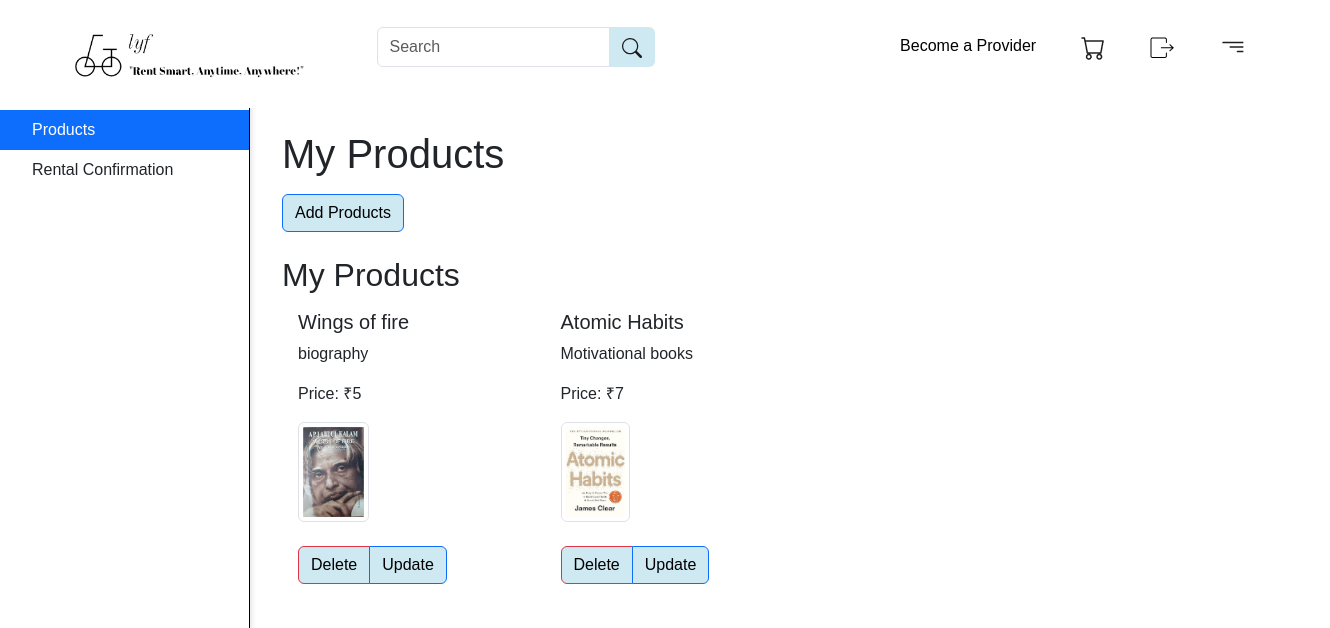
The page /providerPanel/ (signed in) on the database as committed earlier.
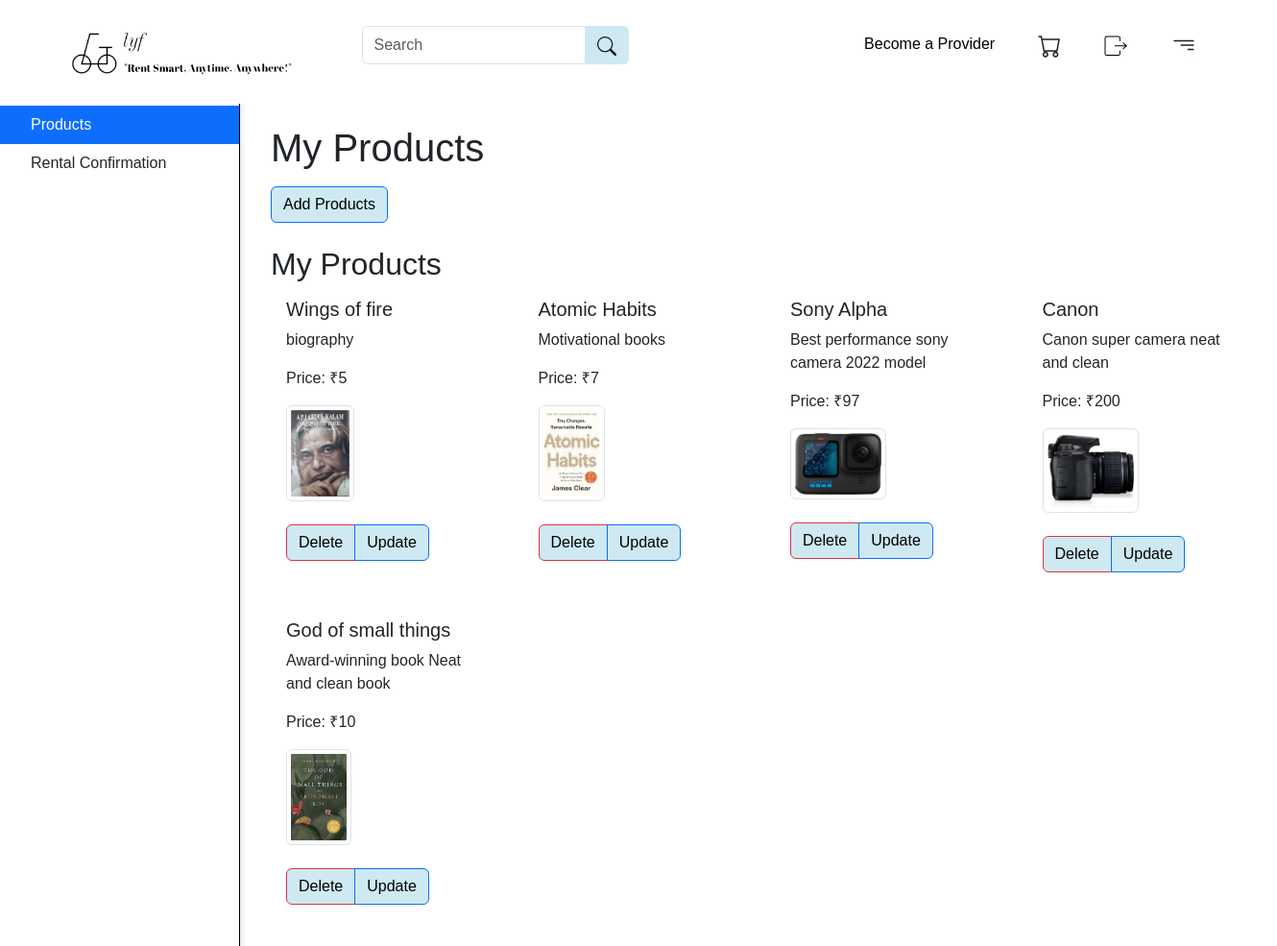
The same page on the database as committed later.
### adminPanel/models.py (models this page shows, shortened)
class Product(models.Model):
    user = models.ForeignKey(CustomUser, related_name='products', on_delete=models.CASCADE)
    category=models.ForeignKey(Categories, related_name='products',on_delete=models.CASCADE)
    title  = models.CharField(max_length=50)
    description = models.TextField(blank=True)
    price=models.IntegerField()
    quantity=models.PositiveIntegerField()
    image=models.ImageField(upload_to='uploads/product_images/',blank=True,null=True)
    pincodePro=models.CharField(max_length=20)
    created_at=models.DateTimeField(auto_now_add=True)
    updated_at=models.DateTimeField(auto_now=True)
    is_active = models.BooleanField(default=False)

### provider/views.py (the view)
# urls.py: path('providerPanel/', views.providerPanel,name='providerPanel'),
@login_required(login_url='user:performlogin')
def providerPanel(request):
    product=Product.objects.all()
    return render(request,'provider/providerPanel.html',{'product':product})

### templates/provider/providerPanel.html (shortened to what this page needs)
{% extends "homePage.html" %}
{% block content %}
<div id="sidebarMenu" class="sidebar bg-white">
    <div class="position-sticky">
        <div class="list-group list-group-flush">
            <a href="{% url 'provider:providerPanel' %}" class="list-group-item list-group-item-action py-2 ripple active">
                <span>Products</span>
            </a>
            <a href="{% url 'provider:providerApproval' %}" class="list-group-item list-group-item-action py-2 ripple">
                <span>Rental Confirmation</span>
            </a>
        </div>
    </div>
</div>
<div class="container mt-4" style="margin-left: 270px; max-width: 1050px;">
    <h1 class="text-2xl">My Products</h1>
    <a href="{% url 'provider:providerAddProducts' %}" class="btn btn-primary mt-2">Add Products</a>
    <h2 class="mt-4 mb-2 text-xl">My Products</h2>
    {% if request.user.products.all %}
        <div class="row">
            {% for product in request.user.products.all %}
                <div class="col-md-3 mb-4">
                    <div class="list-group">
                        <div class="list-group-item">
                            <h5>{{ product.title }}</h5>
                            <p>{{ product.description }}</p>
                            <p>Price: ₹{{ product.price }}</p>
                            {% if product.image %}
                                <img src="{{ product.image.url }}" alt="{{ product.title }}" class="img-thumbnail float-right" style="max-width: 100px; max-height: 100px;">
                            {% else %}
                                <p>No image available</p>
                            {% endif %}
                            <br><br>
                            <div class="btn-group" role="group">
                                <a href="{% url 'provider:providerDeleteProducts' product.id %}" class="btn btn-danger mb-2">Delete</a>
                                <a href="{% url 'provider:providerUpdateProducts' product.id%}" class="btn btn-primary mb-2">Update</a>
                            </div>
                        </div>
                    </div>
                </div>
                {% if forloop.counter|divisibleby:4 and not forloop.last %}
                    </div><div class="row">
                {% endif %}
            {% endfor %}
        </div>
    {% else %}
        <div class="alert alert-info mt-4">
            You don't have any products yet...
        </div>
    {% endif %}
</div>
{% endblock %}

Rows that differ between the two databases and show on the page:
added Product: title "Sony Alpha", description "Best performance sony camera 2022 model", price "97", image (picture)
added Product: title "Canon", description "Canon super camera neat and clean", price "200", image (picture)
added Product: title "God of small things", description "Award-winning book Neat and clean book", price "10", image (picture)
